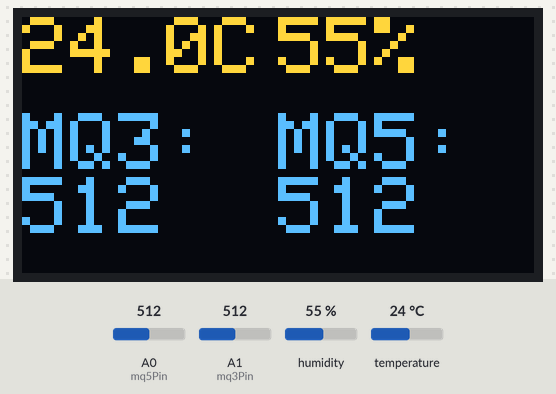
A sketch run on a simulated Arduino Uno, built with avr-gcc and run on an emulated ATmega328P. On the bench: 128×64 one-colour display. The inputs (shaded band) are chosen by the test bench; at power-on: humidity 55 %, A0 (mq5Pin) = 512, A1 (mq3Pin) = 512, temperature 24 °C. The OLED is the two-colour kind (top 16 rows yellow); what the sketch prints to the serial monitor is not drawn.

Above: at 5.7 s.
5.8 s: humidity set to 22 %
At 9.6 s:
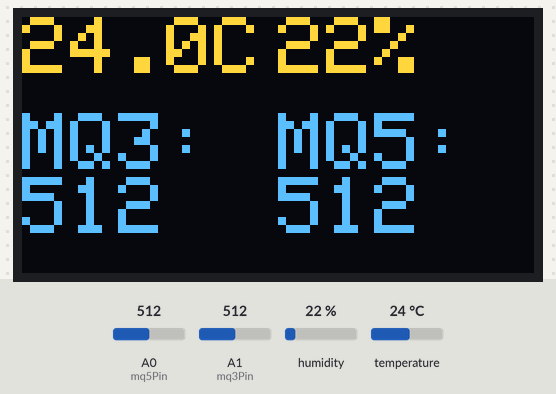
10.3 s: A0 (mq5Pin) set to 716
At 12.7 s:
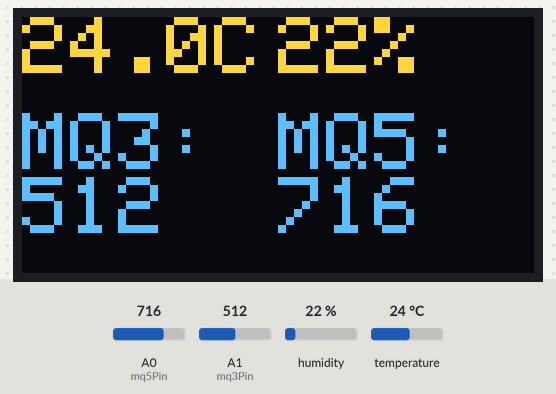
14.8 s: A1 (mq3Pin) set to 716
At 17.7 s:
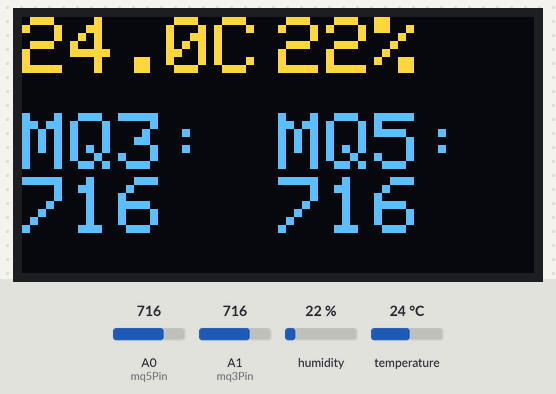
19.3 s: temperature set to 12 °C
At 20.9 s:
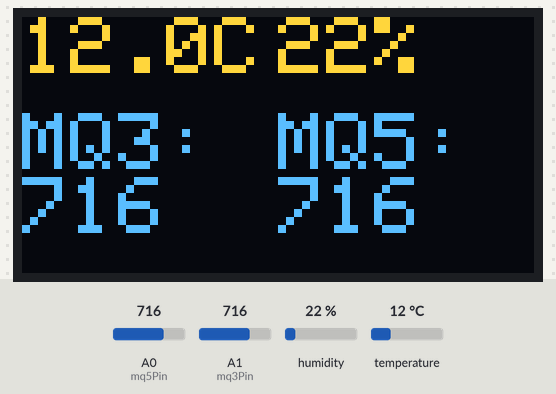
23.8 s: A0 (mq5Pin) set to 992
At 27.1 s:
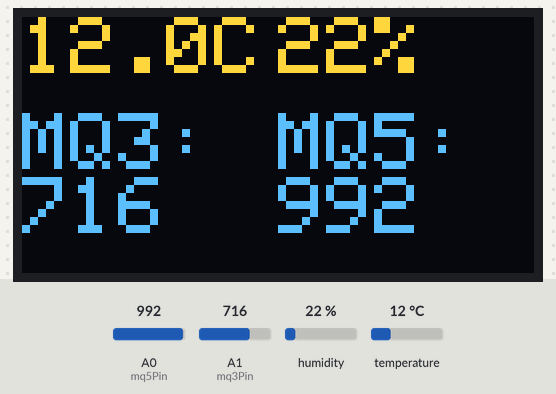
28.3 s: A1 (mq3Pin) set to 992
At 30.2 s:
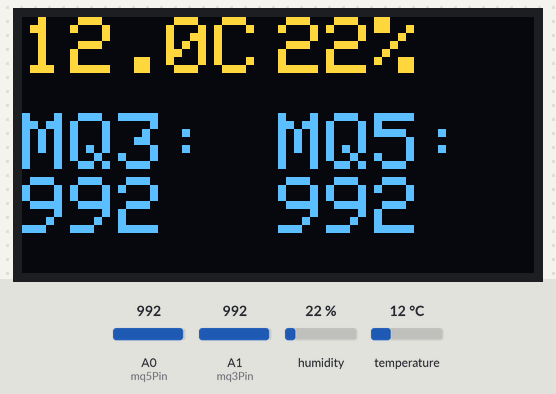
Timing chart, 0 to 31.7 s (numbered marks = the images above; inputs shaded):
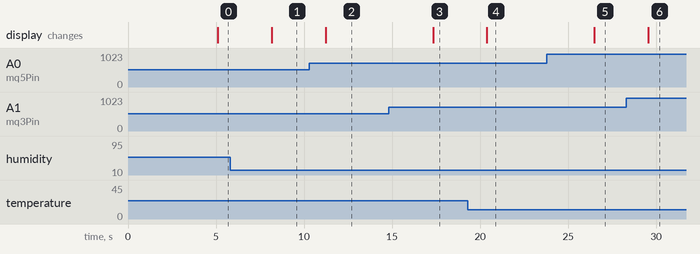

Measured:
- after the input at 5.8 s, the display: changes after 2.4 s (image 1)
- after the input at 10.3 s, the display: changes after 0.92 s (image 2)
- after the input at 14.8 s, the display: changes after 2.5 s (image 3)
- after the input at 19.3 s, the display: changes after 1.1 s (image 4)
- after the input at 23.8 s, the display: changes after 2.7 s (image 5)
- after the input at 28.3 s, the display: changes after 1.3 s (image 6)

The sketch:

Proiect_2.ino
```cpp
#include "DHT.h"
#include <Adafruit_GFX.h>
#include <Adafruit_SSD1306.h>

#define SCREEN_WIDTH 128
#define SCREEN_HEIGHT 64
#define OLED_RESET    -1
Adafruit_SSD1306 display(SCREEN_WIDTH, SCREEN_HEIGHT, &Wire, OLED_RESET);

#define DHTPIN 7
#define DHTTYPE DHT11
DHT dht(DHTPIN, DHTTYPE);

const int mq5Pin = A0;
const int mq3Pin = A1;

float gas_value_MQ3;
float gas_value_MQ5;

void setup() {
  Serial.begin(115200);

  dht.begin();
  pinMode(mq3Pin, INPUT);
  pinMode(mq5Pin, INPUT);

  if (!display.begin(SSD1306_SWITCHCAPVCC, 0x3C)) {
    Serial.println(F("SSD1306 allocation failed"));
    for (;;);
  }
  delay(2000);
  display.clearDisplay();
  display.display();
}

void loop() {
  delay(3000);

  float h = dht.readHumidity();
  float t = dht.readTemperature();

  if (isnan(h) || isnan(t)) {
    Serial.println(F("Failed to read from DHT sensor!"));
    return;
  }

  gas_value_MQ3 = analogRead(mq3Pin);
  gas_value_MQ5 = analogRead(mq5Pin);

  // Serial Monitor Output
  Serial.print(F("Humidity: "));
  Serial.print(h,2);
  Serial.print(F(" Temperature: "));
  Serial.print(t,2);
  Serial.print(F(" Valoare gaz MQ3: "));
  Serial.print(gas_value_MQ3,2);
  Serial.print(F(" Valoare gaz MQ5: "));
  Serial.print(gas_value_MQ5,2);
  Serial.println();

  /*
  if (gas_value_MQ5 < 200) {
    Serial.println("Aer curat / fara gaze detectabile.");
  } else if (gas_value_MQ5 >= 200 && gas_value_MQ5 < 400) {
    Serial.println("Posibil GPL (propan/butan) sau fum slab.");
  } else if (gas_value_MQ5 >= 400 && gas_value_MQ5 < 600) {
    Serial.println("Posibil metan sau alcool in aer.");
  } else if (gas_value_MQ5 >= 600 && gas_value_MQ5 < 800) {
    Serial.println("Concentratie mare de alcool sau fum.");
  } else if (gas_value_MQ5 >= 800) {
    Serial.println("Gaz dens detectat! Atentie!");
  }
  Serial.println("-----------------------------------");
  */

  display.clearDisplay();
  display.setTextSize(2);
  display.setTextColor(SSD1306_WHITE);

  display.setCursor(0, 0);
  display.print(t, 1);
  display.print("C");

  display.setCursor(64, 0);
  display.print(h, 0);
  display.print("%");

  display.setCursor(0, 24);
  display.print("MQ3:");

  display.setCursor(0, 40);
  display.print(gas_value_MQ3, 0);

  display.setCursor(64, 24);
  display.print("MQ5:");

  display.setCursor(64, 40);
  display.print(gas_value_MQ5, 0);

  display.display();

}
```
